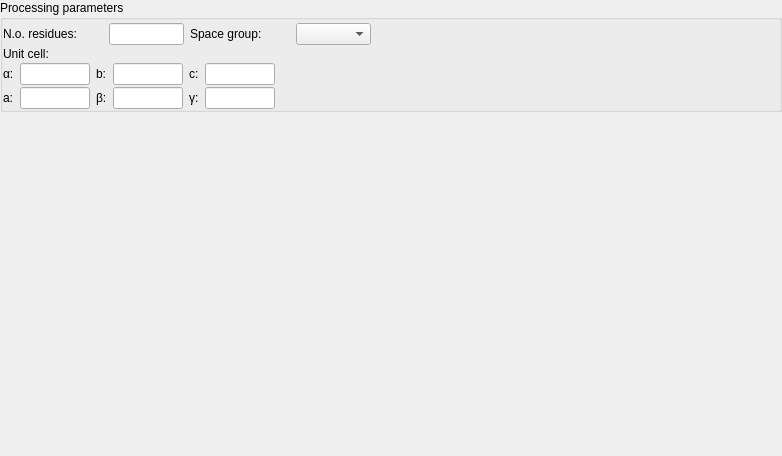
<?xml version="1.0" encoding="UTF-8"?>
<ui version="4.0">
 <class>ProcessingWidgetVerticalLayout</class>
 <widget class="QWidget" name="ProcessingWidgetVerticalLayout">
  <property name="geometry">
   <rect>
    <x>0</x>
    <y>0</y>
    <width>782</width>
    <height>456</height>
   </rect>
  </property>
  <property name="sizePolicy">
   <sizepolicy hsizetype="Preferred" vsizetype="Minimum">
    <horstretch>0</horstretch>
    <verstretch>0</verstretch>
   </sizepolicy>
  </property>
  <property name="windowTitle">
   <string>Processing</string>
  </property>
  <layout class="QVBoxLayout">
   <property name="spacing">
    <number>0</number>
   </property>
   <property name="margin">
    <number>0</number>
   </property>
   <item>
    <widget class="QGroupBox" name="main_groupbox">
     <property name="title">
      <string>Processing parameters</string>
     </property>
     <layout class="QHBoxLayout" name="horizontalLayout">
      <property name="spacing">
       <number>0</number>
      </property>
      <property name="leftMargin">
       <number>0</number>
      </property>
      <property name="topMargin">
       <number>3</number>
      </property>
      <property name="rightMargin">
       <number>0</number>
      </property>
      <property name="bottomMargin">
       <number>0</number>
      </property>
      <item>
       <layout class="QVBoxLayout" name="verticalLayout_7">
        <property name="spacing">
         <number>2</number>
        </property>
        <property name="rightMargin">
         <number>0</number>
        </property>
        <item>
         <layout class="QHBoxLayout" name="horizontalLayout_2">
          <property name="rightMargin">
           <number>20</number>
          </property>
          <item>
           <widget class="QLabel" name="num_residues_label">
            <property name="text">
             <string>N.o. residues:</string>
            </property>
            <property name="wordWrap">
             <bool>false</bool>
            </property>
           </widget>
          </item>
          <item>
           <widget class="QLineEdit" name="num_residues_ledit">
            <property name="minimumSize">
             <size>
              <width>75</width>
              <height>0</height>
             </size>
            </property>
            <property name="maximumSize">
             <size>
              <width>75</width>
              <height>32767</height>
             </size>
            </property>
           </widget>
          </item>
          <item>
           <widget class="QLabel" name="space_geoup_label">
            <property name="text">
             <string>Space group:</string>
            </property>
            <property name="wordWrap">
             <bool>false</bool>
            </property>
           </widget>
          </item>
          <item>
           <widget class="QComboBox" name="space_group_cbox">
            <property name="minimumSize">
             <size>
              <width>75</width>
              <height>0</height>
             </size>
            </property>
            <property name="maximumSize">
             <size>
              <width>75</width>
              <height>32767</height>
             </size>
            </property>
           </widget>
          </item>
         </layout>
        </item>
        <item>
         <widget class="QLabel" name="unit_cell_heading">
          <property name="text">
           <string>Unit cell:</string>
          </property>
          <property name="wordWrap">
           <bool>false</bool>
          </property>
         </widget>
        </item>
        <item>
         <layout class="QHBoxLayout">
          <item>
           <layout class="QVBoxLayout" name="verticalLayout">
            <property name="spacing">
             <number>2</number>
            </property>
            <property name="leftMargin">
             <number>0</number>
            </property>
            <property name="rightMargin">
             <number>0</number>
            </property>
            <item>
             <widget class="QLabel" name="alpha_label">
              <property name="text">
               <string>α:</string>
              </property>
              <property name="wordWrap">
               <bool>false</bool>
              </property>
             </widget>
            </item>
            <item>
             <widget class="QLabel" name="a_label">
              <property name="text">
               <string>a:</string>
              </property>
              <property name="wordWrap">
               <bool>false</bool>
              </property>
             </widget>
            </item>
           </layout>
          </item>
          <item>
           <layout class="QVBoxLayout" name="verticalLayout_2">
            <property name="spacing">
             <number>2</number>
            </property>
            <property name="sizeConstraint">
             <enum>QLayout::SetDefaultConstraint</enum>
            </property>
            <property name="leftMargin">
             <number>0</number>
            </property>
            <item>
             <widget class="QLineEdit" name="a_ledit">
              <property name="minimumSize">
               <size>
                <width>70</width>
                <height>0</height>
               </size>
              </property>
              <property name="maximumSize">
               <size>
                <width>35</width>
                <height>32767</height>
               </size>
              </property>
              <property name="focusPolicy">
               <enum>Qt::WheelFocus</enum>
              </property>
              <property name="text">
               <string/>
              </property>
             </widget>
            </item>
            <item>
             <widget class="QLineEdit" name="alpha_ledit">
              <property name="minimumSize">
               <size>
                <width>70</width>
                <height>0</height>
               </size>
              </property>
              <property name="maximumSize">
               <size>
                <width>35</width>
                <height>32767</height>
               </size>
              </property>
             </widget>
            </item>
           </layout>
          </item>
          <item>
           <layout class="QVBoxLayout" name="verticalLayout_3">
            <property name="spacing">
             <number>2</number>
            </property>
            <property name="leftMargin">
             <number>0</number>
            </property>
            <property name="rightMargin">
             <number>0</number>
            </property>
            <item>
             <widget class="QLabel" name="b_label">
              <property name="text">
               <string>b:</string>
              </property>
              <property name="wordWrap">
               <bool>false</bool>
              </property>
             </widget>
            </item>
            <item>
             <widget class="QLabel" name="beta_label">
              <property name="text">
               <string>β:</string>
              </property>
              <property name="wordWrap">
               <bool>false</bool>
              </property>
             </widget>
            </item>
           </layout>
          </item>
          <item>
           <layout class="QVBoxLayout" name="verticalLayout_4">
            <property name="spacing">
             <number>2</number>
            </property>
            <property name="leftMargin">
             <number>0</number>
            </property>
            <item>
             <widget class="QLineEdit" name="b_ledit">
              <property name="minimumSize">
               <size>
                <width>70</width>
                <height>0</height>
               </size>
              </property>
              <property name="maximumSize">
               <size>
                <width>35</width>
                <height>32767</height>
               </size>
              </property>
             </widget>
            </item>
            <item>
             <widget class="QLineEdit" name="beta_ledit">
              <property name="minimumSize">
               <size>
                <width>70</width>
                <height>0</height>
               </size>
              </property>
              <property name="maximumSize">
               <size>
                <width>35</width>
                <height>32767</height>
               </size>
              </property>
             </widget>
            </item>
           </layout>
          </item>
          <item>
           <layout class="QVBoxLayout" name="verticalLayout_5">
            <property name="spacing">
             <number>2</number>
            </property>
            <property name="leftMargin">
             <number>0</number>
            </property>
            <property name="rightMargin">
             <number>0</number>
            </property>
            <item>
             <widget class="QLabel" name="c_label">
              <property name="text">
               <string>c:</string>
              </property>
              <property name="wordWrap">
               <bool>false</bool>
              </property>
             </widget>
            </item>
            <item>
             <widget class="QLabel" name="gamma_label">
              <property name="text">
               <string>γ:</string>
              </property>
              <property name="wordWrap">
               <bool>false</bool>
              </property>
             </widget>
            </item>
           </layout>
          </item>
          <item>
           <layout class="QVBoxLayout" name="verticalLayout_6">
            <property name="spacing">
             <number>2</number>
            </property>
            <property name="leftMargin">
             <number>0</number>
            </property>
            <item>
             <widget class="QLineEdit" name="c_ledit">
              <property name="minimumSize">
               <size>
                <width>70</width>
                <height>0</height>
               </size>
              </property>
              <property name="maximumSize">
               <size>
                <width>35</width>
                <height>32767</height>
               </size>
              </property>
             </widget>
            </item>
            <item>
             <widget class="QLineEdit" name="gamma_ledit">
              <property name="minimumSize">
               <size>
                <width>70</width>
                <height>0</height>
               </size>
              </property>
              <property name="maximumSize">
               <size>
                <width>35</width>
                <height>32767</height>
               </size>
              </property>
             </widget>
            </item>
           </layout>
          </item>
          <item>
           <spacer name="unit_cell_layout">
            <property name="orientation">
             <enum>Qt::Horizontal</enum>
            </property>
            <property name="sizeType">
             <enum>QSizePolicy::Expanding</enum>
            </property>
            <property name="sizeHint" stdset="0">
             <size>
              <width>16</width>
              <height>20</height>
             </size>
            </property>
           </spacer>
          </item>
         </layout>
        </item>
       </layout>
      </item>
      <item>
       <spacer name="horizontalSpacer_2">
        <property name="orientation">
         <enum>Qt::Horizontal</enum>
        </property>
        <property name="sizeHint" stdset="0">
         <size>
          <width>40</width>
          <height>20</height>
         </size>
        </property>
       </spacer>
      </item>
     </layout>
    </widget>
   </item>
   <item>
    <spacer name="vpsacer">
     <property name="orientation">
      <enum>Qt::Vertical</enum>
     </property>
     <property name="sizeType">
      <enum>QSizePolicy::Expanding</enum>
     </property>
     <property name="sizeHint" stdset="0">
      <size>
       <width>20</width>
       <height>23</height>
      </size>
     </property>
    </spacer>
   </item>
  </layout>
 </widget>
 <layoutdefault spacing="6" margin="11"/>
 <pixmapfunction>qPixmapFromMimeSource</pixmapfunction>
 <resources/>
 <connections/>
</ui>
